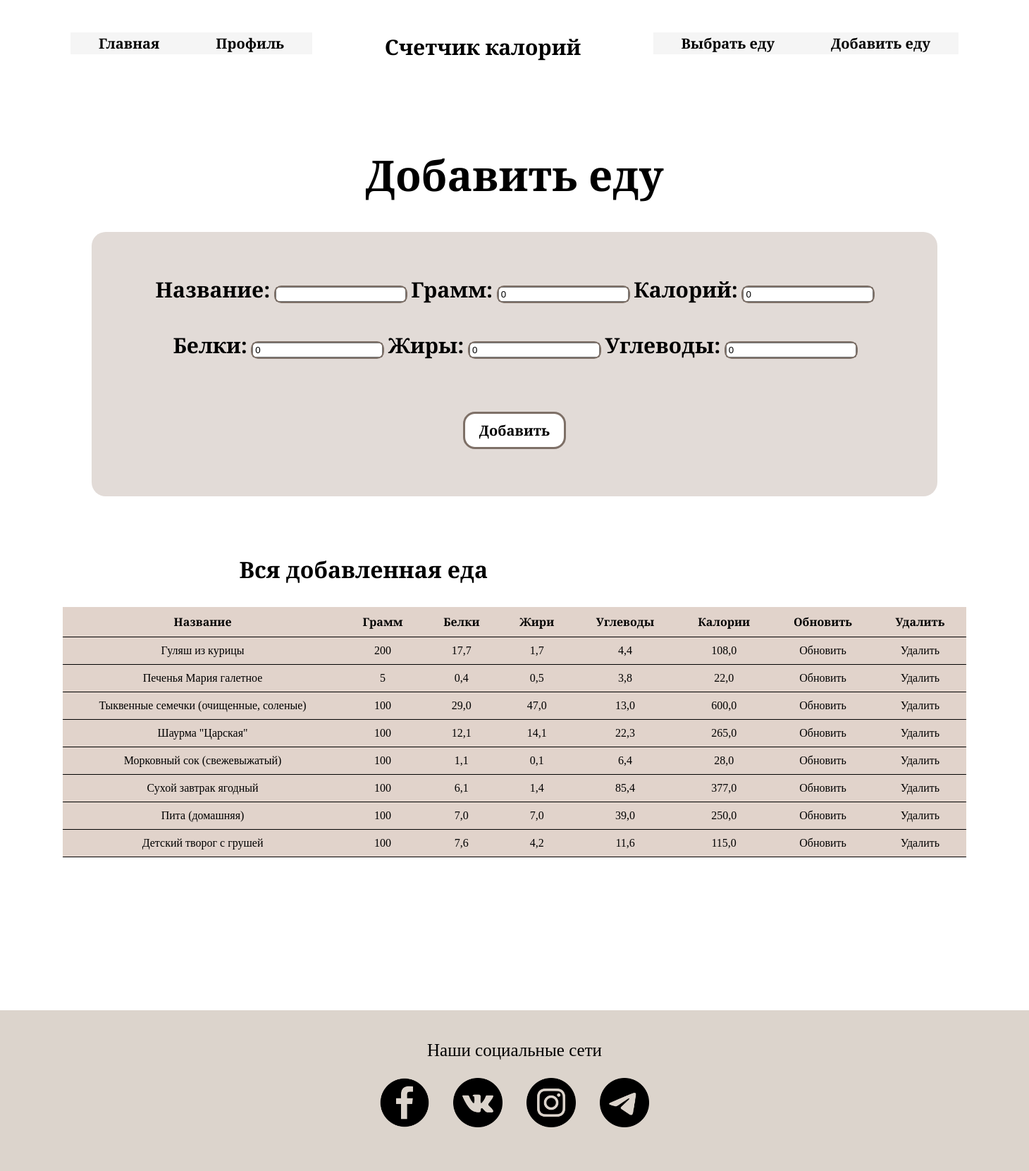
The page /add_food/ (signed in) on the database its author committed.
### calories/models.py (models this page shows, shortened)
class Food(models.Model):
    name = models.CharField(max_length=200, null=False)
    quantity = models.PositiveIntegerField(null=False, default=0)
    calorie = models.FloatField(null=False, default=0)
    proteins = models.FloatField(default=0)
    fats = models.FloatField(default=0)
    carbs = models.FloatField(default=0)
    person_of = models.ForeignKey(User, null=True, on_delete=models.CASCADE)

### calories/views.py (the view)
# urls.py: path('add_food/', add_food, name='add_food'),
def add_food(request):
    food_items = Food.objects.filter(person_of=request.user)
    form = AddFoodForm(request.POST)
    if request.method == 'POST':
        form = AddFoodForm(request.POST)
        if form.is_valid():
            profile = form.save(commit=False)
            profile.person_of = request.user
            profile.save()
            return redirect('add_food')
    else:
        form = AddFoodForm()
    myFilter = FoodFilter(request.GET, queryset=food_items)
    food_items = myFilter.qs
    context = {'form': form, 'food_items': food_items, 'myFilter': myFilter}
    return render(request, 'add_food.html', context)

### calories/forms.py
class AddFoodForm(forms.ModelForm):
    class Meta:
        model = Food
        fields = ('name', 'quantity', 'calorie', 'proteins', 'fats', 'carbs')

### templates/add_food.html (shortened to what this page needs)
{% extends 'base.html' %}
{% load static %}
{% block css_additional %}
<link href=" {% static 'css/add_food.css' %} "rel="stylesheet">
{% endblock %}
{% block header%}
<header class="header">
        <div class="container">
            <div class="header-nav">
                <nav class="nav">
                    <ul class="nav-list">
                        {% with url_name=request.resolver_match.url_name %}
                        <li class="left-item"><a href="{% url 'home' %}">Главная</a></li>
                        <li class="left-item"><a href="{% url 'profile' %}">Профиль</a></li>
                        <li class="right-item"><a href="{% url 'add_food' %}">Добавить еду</a></li>
                        <li class="right-item"><a href="{% url 'select_food' %}">Выбрать еду</a></li>
                        {% endwith %}
                    </ul>
                </nav>
            </div>
        </div>
        <div class="nav-logo">
           <a href="{% url 'index' %}" class="nl">Счетчик калорий</a>
        </div>
</header>
{% endblock %}
{% block content_one %}
<main>
    <div class="table">
        <div class="title"><h1>Добавить еду</h1></div>
            <form method="POST" action="">
                <div class="form-label">
                    <p class="txt">Название: </p>
                    <div class="label">
                        {{ form.name }}
                    </div>
                    <p class="txt">Грамм: </p>
                    <div class="label">
                        {{ form.quantity }}
                    </div>
                    <p class="txt">Калорий: </p>
                    <div class="label">
                        {{ form.calorie }}
                    </div>
                    <p class="txt">Белки: </p>
                    <div class="label">
                        {{ form.proteins }}
                    </div>
                    <p class="txt">Жиры: </p>
                    <div class="label">
                        {{ form.fats }}
                    </div>
                    <p class="txt">Углеводы: </p>
                    <div class="label">
                        {{ form.carbs }}
                    </div>
                    <div class="btn-center"><input class="btn" type="submit" value="Добавить"></div>
                </div>
            </form>
    </div>
    <div class="table-add-food">
    <div class="name"><h1 class="tabel-title"> Вся добавленная еда </h1></div>
        <table>
            <thead>
                <tr>
                    <th>Название</th>
                    <th>Грамм</th>
                    <th>Белки</th>
                    <th>Жири</th>
                    <th>Углеводы</th>
                    <th>Калории</th>
                    <th>Обновить</th>
                    <th>Удалить</th>
                </tr>
            </thead>
            <tbody>
                {% for food in food_items %}
                <tr>
                    <td>{{ food.name }}</td>
                    <td>{{ food.quantity }}</td>
                    <td>{{ food.proteins }}</td>
                    <td>{{ food.fats }}</td>
                    <td>{{ food.carbs }}</td>
                    <td>{{ food.calorie }}</td>
                    <td><a href="{% url 'update_food' food.id %}">Обновить</a></td>
                    <td><a href="{% url 'delete_food' food.id %}">Удалить</a></td>
                </tr>
                {% endfor %}
            </tbody>
        </table>
    </div>
</main>
{% endblock %}
{% block footer %}
<footer class="foot">
    <div class="foot-txt">Наши социальные сети</div>
    <div class="foot-img">
        <a href=""><img src="{% static 'img/facebook.png' %}"></a>
        <a href=""><img src="{% static 'img/vk.png' %}"></a>
        <a href=""><img src="{% static 'img/insta.png' %}"></a>
        <a href=""><img src="{% static 'img/telegram.png' %}"></a>
    </div>
</footer>
{% endblock %}

### static/css/base.css (style rules this page uses)
body { font-family: 'Playfair Display SC', serif; margin: 0; padding: 0; }

### static/css/add_food.css (style rules this page uses)
a { color: #000000; text-decoration: none; }
.container { max-width: 1600px; padding: 0 100px; margin: 0 auto; line-height: 31px; }
.header { padding-top: 46px; padding-bottom: 80px; }
.nav { position: relative; }
.nav-list { list-style: none; margin: 0; padding: 0; }
.nav-list a { background-color: #F5F5F5; text-decoration: none; display: block; padding: 0 40px; font-size: 20px; font-weight: 700; color: #000000; transition: .3s linear; }
.left-item { float: left; }
.right-item { float: right; }
.nav-logo { text-align: center; }
.nl { font-size: 30px; font-weight: bold; }
main { display: flex; justify-content: center; flex-wrap: wrap; }
.table { text-align: center; }
.title { font-size: 30px; }
.txt, .label { display: inline-block; margin-bottom: 30px; }
.txt { font-weight: bold; }
.label { outline: 2px solid #7E7067; border-radius: 8px; }
.btn-center { margin-top: 50px; margin-bottom: 20px; }
.btn { text-align: center; background-color:#ffffff; outline: solid #7E7067; border: 0; padding: 10px 20px; border-radius: 14px; cursor: pointer; font-size: 20px; font-weight: bold; font-family: 'Playfair Display SC', serif; }
.form-label { font-size: 30px; text-align: center; line-height: 0.1em; width: 1100px; margin: 10px 0 20px; background: #E2DBD7; border-radius: 20px; padding: 50px; }
.table-add-food { box-sizing: border-box; position: relative; right: 100px; }
.name { top: 40px; position: relative; left: 350px; }
table { border-collapse: collapse; text-align: center; width: 100%; margin: 72px 100px; }
table tr { background: #E1D3CB; border-bottom: 1px solid }
table th, table td { padding: 10px 20px; }
.foot { margin-top: 145px; text-align: center; background-color: #DCD4CC; }
.foot-txt { font-size: 25px; padding-top: 43px; padding-bottom: 25px; }
.foot-img { padding-bottom: 58px; letter-spacing: 30px; }
img { max-width: 70px; max-height: 70px; }

### rows shown on the page
Food: name "Гуляш из курицы", quantity "200", proteins "17,7", fats "1,7", carbs "4,4", calorie "108,0"
Food: name "Печенья Мария галетное", quantity "5", proteins "0,4", fats "0,5", carbs "3,8", calorie "22,0"
Food: name "Тыквенные семечки (очищенные, соленые)", quantity "100", proteins "29,0", fats "47,0", carbs "13,0", calorie "600,0"
Food: name "Шаурма \"Царская\"", quantity "100", proteins "12,1", fats "14,1", carbs "22,3", calorie "265,0"
Food: name "Морковный сок (свежевыжатый)", quantity "100", proteins "1,1", fats "0,1", carbs "6,4", calorie "28,0"
Food: name "Сухой завтрак ягодный", quantity "100", proteins "6,1", fats "1,4", carbs "85,4", calorie "377,0"
Food: name "Пита (домашняя)", quantity "100", proteins "7,0", fats "7,0", carbs "39,0", calorie "250,0"
Food: name "Детский творог с грушей", quantity "100", proteins "7,6", fats "4,2", carbs "11,6", calorie "115,0"
